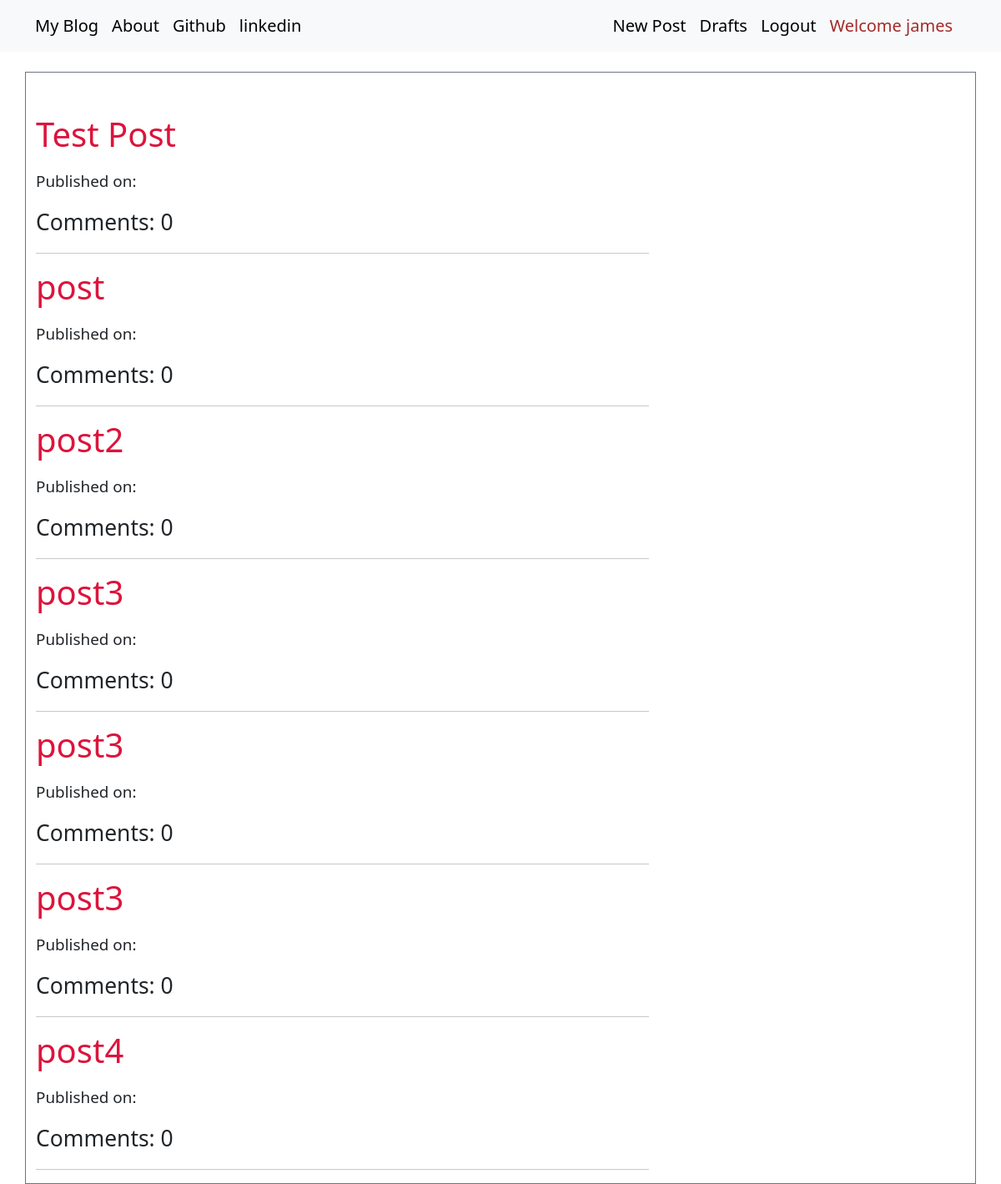
The page //drafts (signed in) on the database its author committed.
### blog/models.py (models this page shows, shortened)
class Post(models.Model):
    author = models.ForeignKey('auth.User', on_delete=models.CASCADE)
    title = models.CharField(max_length=200)
    text = models.TextField()
    created_date = models.DateTimeField(default=timezone.now())
    published_date = models.DateTimeField(blank=True, null=True)
    def approve_comments(self):
        return self.comments.filter(approved_comment=True)

### blog/views.py (the view)
# urls.py: path('/drafts', views.DraftListView.as_view(), name='post_draft_list'),
class DraftListView(LoginRequiredMixin, ListView):
    login_url = '/login/'
    redirect_field_name = 'blog/post_list.html'
    model = Post
    def get_queryset(self):
        return Post.objects.filter(published_date__isnull=True).order_by('created_date')

### blog/templates/blog/post_list.html
{% extends "blog/base.html" %}
{% block content %}
<div class="centerstage">
    {% for post in post_list %}
        <div class="post">
            <h1><a href="{% url 'post_detail' pk=post.pk %}" class="navbar-brand bigbrand">{{ post.title }}</a></h1>
        </div>
        <div class="date">
            <p>Published on: {{ post.published_date|date:"D M Y"}}</p>
        </div>
        <a href="{% url 'post_detail' pk=post.pk %}" class="navbar-brand bigbrand comment">Comments: {{ post.approve_comments.count }}</a>
        <hr>
    {% endfor %}
</div>
{% endblock %}

### blog/templates/blog/base.html (shortened to what this page needs)
{% load static %}
<!DOCTYPE html>
<html lang="en">
<head>
    <link href="https://cdn.jsdelivr.net/npm/bootstrap@5.3.0/dist/css/bootstrap.min.css" rel="stylesheet">
    <link rel="stylesheet" href="//cdn.jsdelivr.net/npm/medium-editor@latest/dist/css/medium-editor.min.css" type="text/css" media="screen" charset="utf-8">
    <link rel="stylesheet" href="{% static 'css/blog.css' %}">
</head>
<body class="loader">
    <nav class="navbar navbar-expand-lg bg-body-tertiary">
        <div class="container">
            <ul class="nav navbar-nav">
                <li><a href="{% url 'post_list' %}" class="navbar-brand bigbrand">My Blog</a></li>
                <li><a href="{% url 'about' %}" class="navbar-brand bigbrand">About</a></li>
                <li><a href="https://www.github.com" class="navbar-brand bigbrand">Github</a></li>
                <li><a href="https://www.linkedin.com" class="navbar-brand bigbrand">linkedin</a></li>
            </ul>
            <ul class="nav navbar navbar-nav navbar-right navbar-expand-lg bg-body-tertiary">
                {% if user.is_authenticated %}
                    <li>
                        <a href="{% url 'post_new' %}" class="navbar-brand bigbrand">New Post</a>
                    </li>
                    <li>
                        <a href="{% url 'post_draft_list' %}" class="navbar-brand bigbrand">Drafts</a>
                    </li>
                    <li>
                        <a href="{% url 'logout' %}" class="navbar-brand bigbrand">Logout</a>
                    </li>
                    <li>
                        <a class="navbar-brand bigbrand name">Welcome {{ user.username }}</a>
                    </li>
                {% else %}
                    <li><a class="nav navbar-right" href="{% url 'login' %}"><span class="glyphicon glyphicon-user">Login</span></a></li>
                {% endif %}
            </ul>
        </div>
    </nav>
    <br>
    <div class="content container border border-secondary">
        <div class="row">
            <div class="col-md-8">
                <div class="blog_post">
                    {% block content %}
                    {% endblock %}
                </div>
            </div>
        </div>
    </div>
</body>
</html>

### blog/static/css/blog.css (style rules this page uses)
.content { padding-top: 50px; }
.post { color:crimson; }
.date { padding-top: 10px; font-size: 0.5cm; }
.comment { font-size: 0.7cm; }
.content { border: 10cm 10cm 10cm 10cm; }
.name { color: brown; }

### rows shown on the page
Post: title "Test Post", approve_comments.count "0"
Post: title "post", approve_comments.count "0"
Post: title "post2", approve_comments.count "0"
Post: title "post3", approve_comments.count "0"
Post: title "post3", approve_comments.count "0"
Post: title "post3", approve_comments.count "0"
Post: title "post4", approve_comments.count "0"

### other values the page prints
{{ user.username }} "james"
